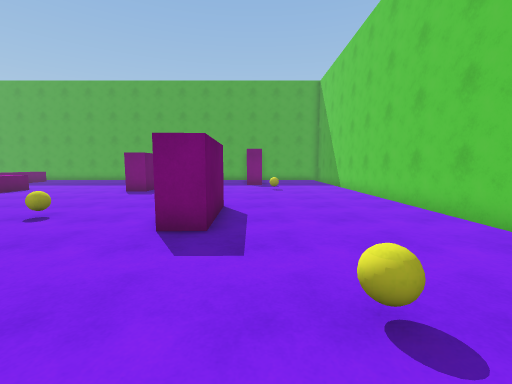
View 1 (above)

19 first-person views from a walk through a scene from a Unity 3-D project. The camera is 1.3 m above the floor, tilts 6° down and sees 90° across. The floor is counted in squares, 1 m on a side. Each view is taken from the middle of a square. On the plan, view 1 faces up. The plan holds only what a view shows up to about 13 squares ahead; the rest is blank. The player character is not drawn. Surface patterns are stand-ins for the level's own textures.

View 2
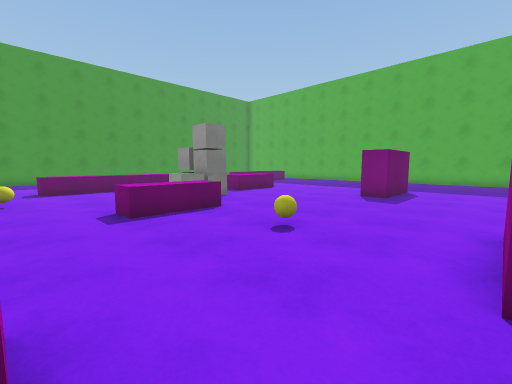

View 3
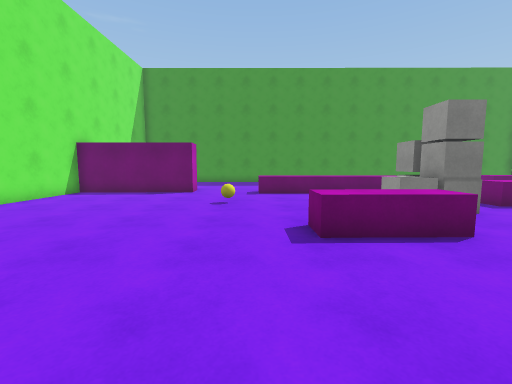

View 4
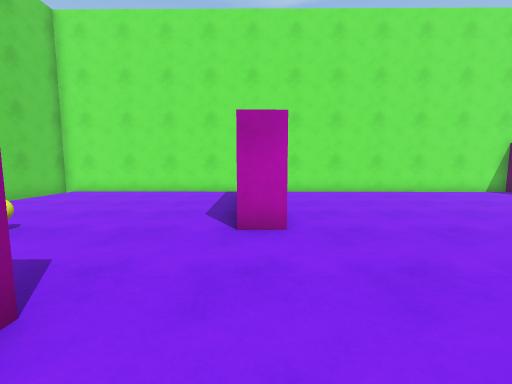

View 5
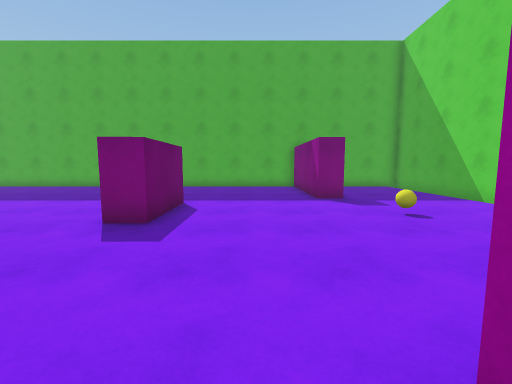

View 6
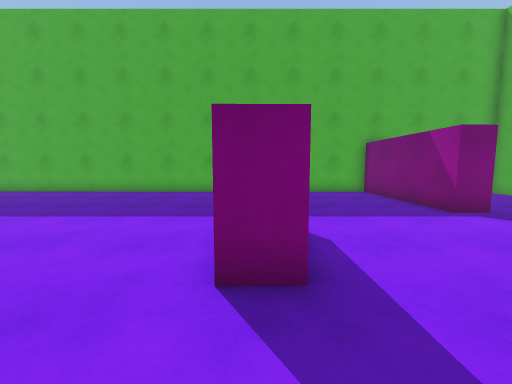

View 7
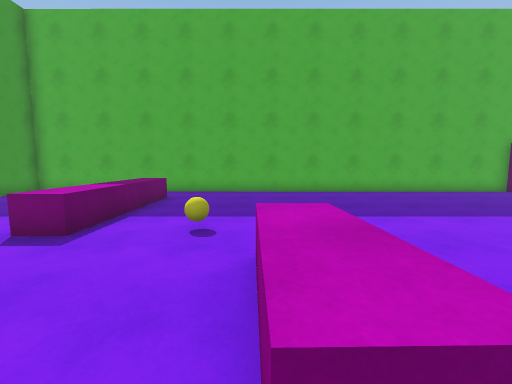

View 8
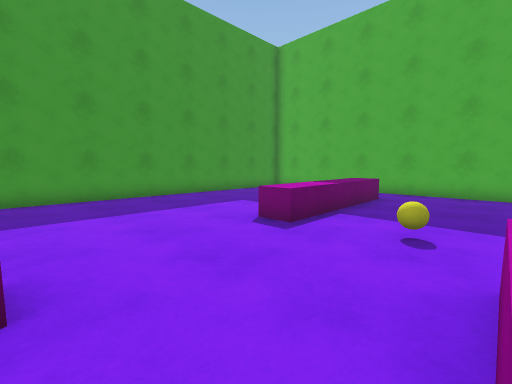

View 9
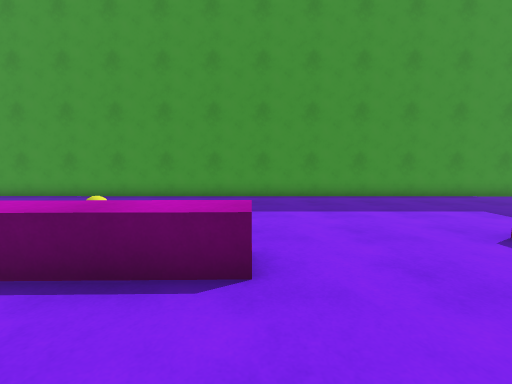

View 10
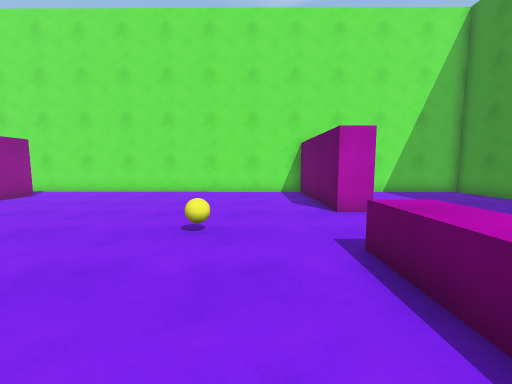

View 11
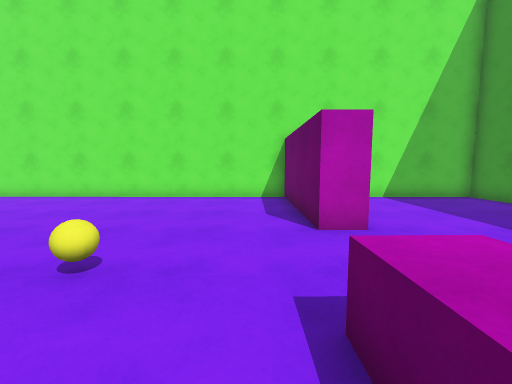

View 12
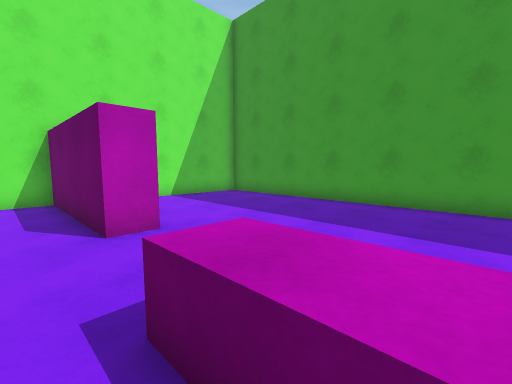

View 13
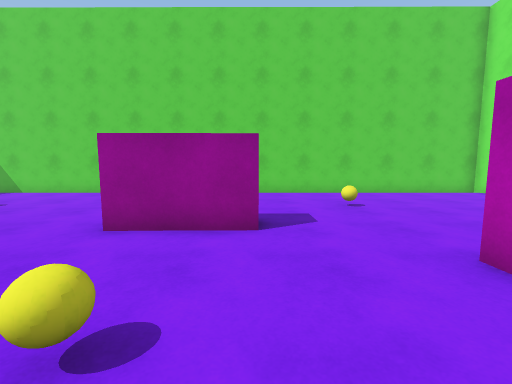

View 14
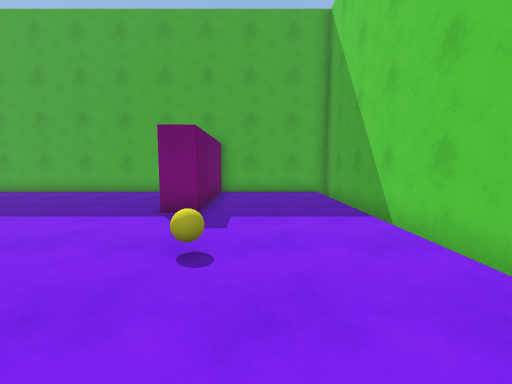

View 15
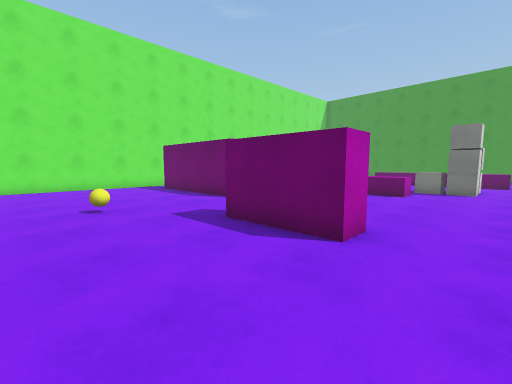

View 16
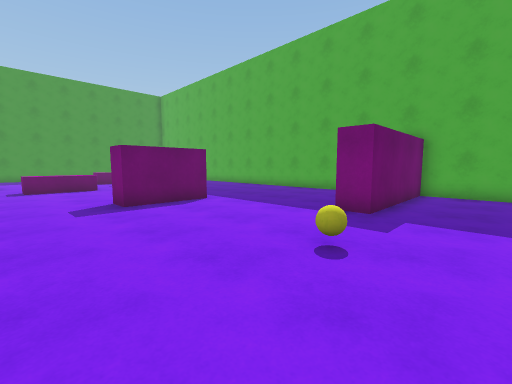

View 17
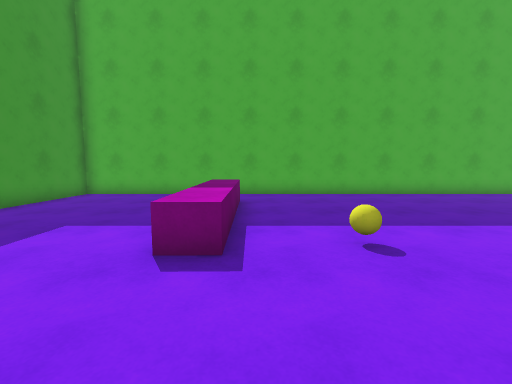

View 18
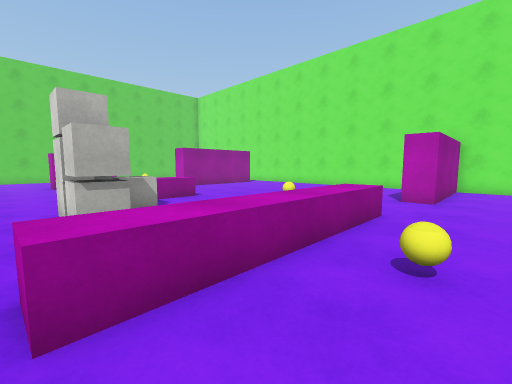

View 19
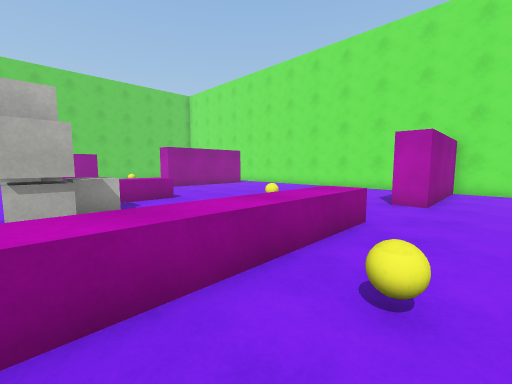

### Floor plan
Key: @ floor where view 1 was taken; # wall or solid block; . floor; ^ raised ledge; B yellow ball; C cube.
Columns run from 24 left of view 1 to 5 right of it. Each row starts with its distance up from view 1.
 23 ##############################
 22 #.... .................##....#
 21 #....  ................##....#
 20 #....  ^...............##....#
 19 #..... ^...............##....#
 18 #..... ^................#....#
 17 #......^................#....#
 16 #......^.....................#
 15 #......^..B.......#..........#
 14 #.................#......B...#
 13 #..........^^.....#..........#
 12 #..........^^................#
 11 #..........^^................#
 10 #.......^....................#
  9 #.   ..^^..CCC...............#
  8 #.   ..^^..CCC........##.....#
  7 #.   .B^^.. CC.^......##.....#
  6 #.   ..^^......^...B..##.....#
  5 #......^^......^......##.....#
  4 #......^^......^.............#
  3 #.......^....................#
  2 #..........B.............B...#
  1 #...................#........#
  0 #......##...........#...@....#
 -1 #......##...........#........#
 -2 #......##...........#........#
 -3 #......##...........#........#
 -4 #......##....................#
 -5 ###....##....................#
 -6   ############################

Where each view was taken, in squares from view 1:
view 1: 0 up, 0 right, facing up
view 2: 2 up, 2 left, facing up-left
view 3: 3 up, 4 left, facing left
view 4: 7 up, 4 left, facing down
view 5: 7 up, 3 left, facing up
view 6: 10 up, 6 left, facing up
view 7: 10 up, 13 left, facing up
view 8: 10 up, 13 left, facing up-left
view 9: 10 up, 13 left, facing left
view 10: 7 up, 14 left, facing down
view 11: 5 up, 15 left, facing down
view 12: 5 up, 15 left, facing down-left
view 13: 5 up, 7 left, facing right
view 14: 10 up, 2 right, facing up
view 15: 10 up, 3 right, facing down-left
view 16: 10 up, 3 right, facing up-left
view 17: 11 up, 16 left, facing up
view 18: 10 up, 19 left, facing down-right
view 19: 9 up, 19 left, facing down-right
